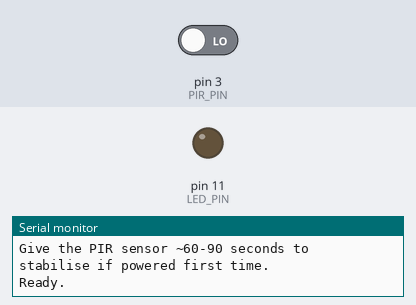
This sketch was run on a simulated Arduino Uno, built with avr-gcc and run on an emulated ATmega328P. Shown: output pins drawn as LEDs (lit = HIGH), the last lines printed to the serial monitor. The inputs (shaded band) are chosen by the test bench; at power-on: pin 3 (PIR_PIN) LOW.

Above: at 3.2 s.
3.3 s: pin 3 (PIR_PIN) driven HIGH
At 4.5 s:
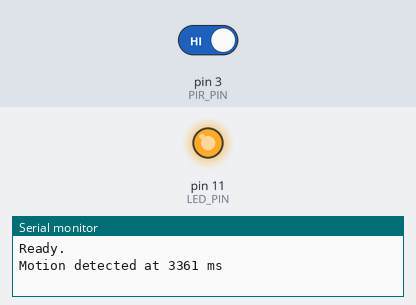
4.8 s: pin 3 (PIR_PIN) driven LOW
At 6.1 s:
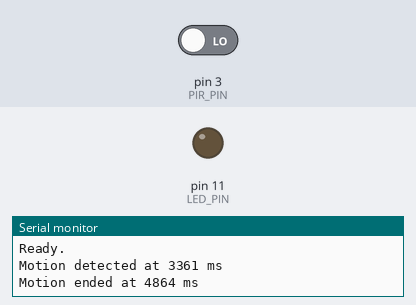
Timing chart, 0 to 7.8 s (numbered marks = the images above; inputs shaded):
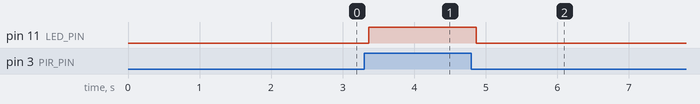

Measured:
- after the input at 3.3 s, pin 11 (LED_PIN): LOW → HIGH after 0.06 s
- after the input at 4.8 s, pin 11 (LED_PIN): HIGH → LOW after 0.07 s

The sketch:

irp_sensor.ino
```cpp
// PIR sensor test - PIR OUT -> D3, VCC -> 5V, GND -> GND
const uint8_t PIR_PIN = 3;
const uint8_t LED_PIN = 11;

int lastState = LOW;
unsigned long lastDebounceTime = 0;
const unsigned long debounceDelay = 50; // ms

void setup() {
  Serial.begin(9600);
  pinMode(PIR_PIN, INPUT);
  pinMode(LED_PIN, OUTPUT);
  digitalWrite(LED_PIN, LOW);

  Serial.println();
  Serial.println("PIR sensor test starting...");
  Serial.println("Give the PIR sensor ~60-90 seconds to stabilise if powered first time.");
  delay(2000); // allow PIR to stabilise a bit
  Serial.println("Ready.");
}

void loop() {
  int reading = digitalRead(PIR_PIN);
  // simple debounce on changes
  if (reading != lastState) {
    lastDebounceTime = millis();
  }

  if ((millis() - lastDebounceTime) > debounceDelay) {
    // if the reading has been stable longer than debounceDelay then take it as actual state
    static int stableState = LOW;
    if (reading != stableState) {
      stableState = reading;
      if (stableState == HIGH) {
        Serial.print("Motion detected at ");
        Serial.print(millis());
        Serial.println(" ms");
        digitalWrite(LED_PIN, HIGH);
      } else {
        Serial.print("Motion ended at ");
        Serial.print(millis());
        Serial.println(" ms");
        digitalWrite(LED_PIN, LOW);
      }
    }
  }

  lastState = reading;
  delay(10); // small loop delay
}
```
